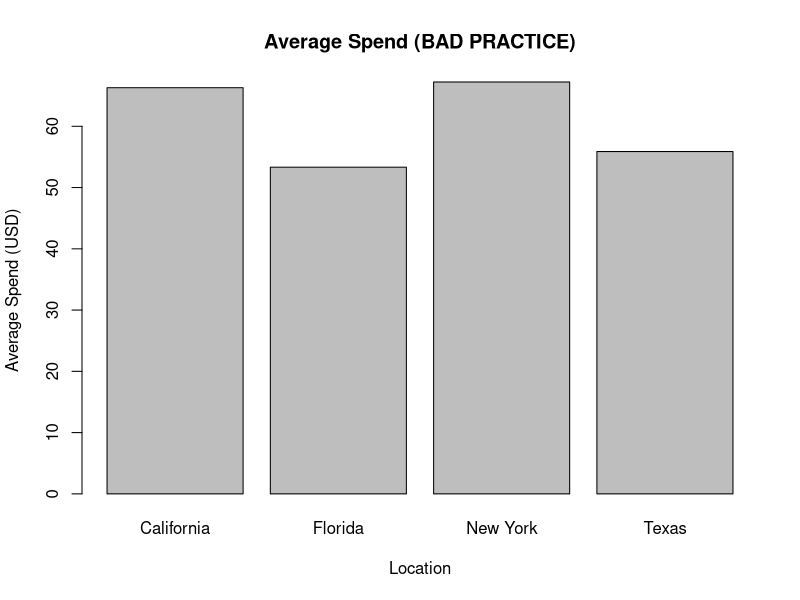
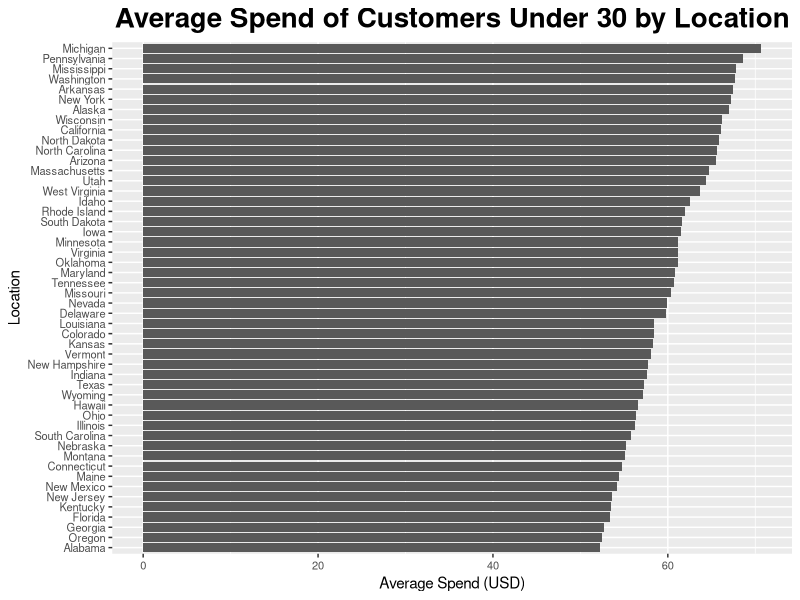

Recreate these plots in R, in order.
## ---- chunk 1
# BAD import: let R guess names and types
data_bad <- read.csv("shopping_behavior.csv")

# BAD filter (forgetting to handle NA, using base [] correctly this time but no cleaning)
young_bad <- data_bad[data_bad$Age < 30, ]

# BAD join using merge() with the same location_info
location_info <- data.frame(
  Location = c("California", "New York", "Texas", "Florida"),
  Region   = c("West", "East", "South", "South"),
  stringsAsFactors = FALSE
)

merged_bad <- merge(young_bad, location_info)

# BAD summary: mean without na.rm and no cleaning of Location variants
result_bad <- aggregate(Purchase.Amount..USD. ~ Location, data = merged_bad, FUN = mean)

# Rename columns to match good version later
names(result_bad) <- c("Location_clean", "avg_spend_bad")
result_bad$avg_spend_bad <- round(result_bad$avg_spend_bad, 2)

# Bad practice result
library(knitr)
library(kableExtra)

result_bad |>
  kbl(caption = "Bad practice result") |>
  scroll_box(height = "600px")
## ---- chunk 2
# BAD plot result
barplot(
  result_bad$avg_spend_bad,
  names.arg = result_bad$Location,
  main = "Average Spend (BAD PRACTICE)",
  xlab = "Location",
  ylab = "Average Spend (USD)"
)
## ---- chunk 3
# Example of a good practice
# 1) Import packages
library(dplyr)
library(lubridate)
library(ggplot2)

# 2) Read data with good practices
data_good <- read.csv(
  "shopping_behavior.csv",
  stringsAsFactors = FALSE,
  check.names = FALSE   # keeps "Purchase Amount (USD)" as-is
)

# 3) Parse dates correctly
data_good <- data_good %>%
  mutate(
    Date_good = dmy(Date)
  )

# 4) Remove exact duplicate rows (we know we injected some)
data_nodup <- data_good %>%
  distinct(.keep_all = TRUE)

# 5) Keep only customers under 30
young_good <- data_nodup %>%
  filter(Age < 30)

# 6) Location lookup table (regions are just for context)
location_info <- data.frame(
  Location = c("California", "New York", "Texas", "Florida"),
  Region   = c("West", "East", "South", "South"),
  stringsAsFactors = FALSE
)

# 7) Safe join: keep all young customers, add Region if Location matches
merged_good <- young_good %>%
  left_join(location_info, by = "Location")

# 8) Clean up Location variants into one standard name
final_clean <- merged_good %>%
  mutate(
    Location_clean = case_when(
      Location %in% c("California", "california", "Californi", "CA") ~ "California",
      Location %in% c("New York", "NewYork", "N. York")              ~ "New York",
      TRUE ~ Location
    )
  ) %>%
  group_by(Location_clean) %>%
  summarise(
    avg_spend_young = mean(`Purchase Amount (USD)`, na.rm = TRUE),
    n_customers     = n(),
    .groups = "drop"
  ) %>%
  arrange(Location_clean)

# 9) Round numbers to make the table nice for printing
final_clean$avg_spend_young <- round(final_clean$avg_spend_young, 2)

# 10) Print final result nicely
final_clean
## ---- chunk 4
# 11) Plot final results
plot_data <- final_clean %>%
  arrange(avg_spend_young) %>%
  mutate(Location_clean = factor(Location_clean, Location_clean))

ggplot(plot_data, aes(x = Location_clean, y = avg_spend_young)) +
  geom_bar(stat = "identity") +
  coord_flip() +
  labs(
    title = "Average Spend of Customers Under 30 by Location",
    x = "Location",
    y = "Average Spend (USD)"
  ) + 
  theme(
    plot.title = element_text(face = "bold", size = 20, hjust = 0.5),
    axis.text.y = element_text(size = 8),
    axis.text.x = element_text(size = 8)
  )
